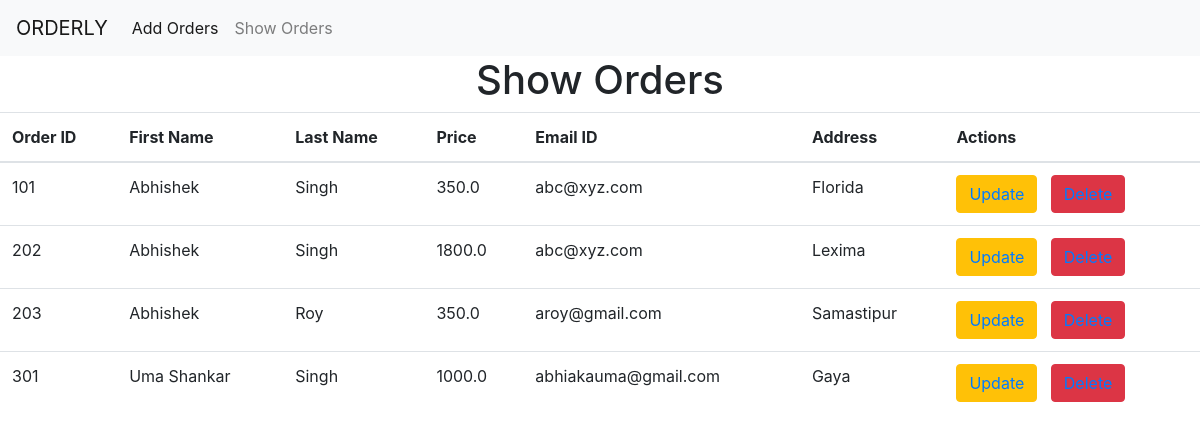
Before: /sv/ with the older database file.
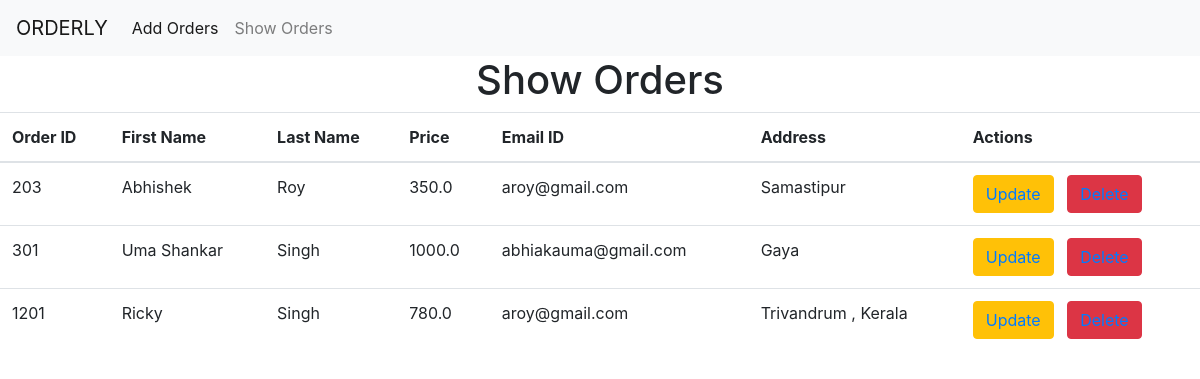
After: the same page with the newer database file.
### orders/models.py (models this page shows, shortened)
class Orders(models.Model):
    oid = models.IntegerField(primary_key=True)
    fname = models.CharField(max_length=20)
    lname = models.CharField(max_length=20)
    price = models.FloatField()
    mail = models.EmailField()
    addr = models.CharField(max_length=50)

### orders/views.py (the view)
# urls.py: path('sv/', views.showView, name='show_url'),
def showView(request):
    obj = Orders.objects.all()
    template_name = 'orders/show.html'
    context = {'obj': obj}
    return render(request, template_name, context)

### orders/templates/orders/show.html (shortened to what this page needs)
{% extends 'orders/layout.html' %}
{% block content %}
<center><h1>Show Orders</h1></center>
<table class="table">
    <thead>
      <tr>
        <th scope="col">Order ID</th>
        <th scope="col">First Name</th>
        <th scope="col">Last Name</th>
        <th scope="col">Price</th>
        <th scope="col">Email ID</th>
        <th scope="col">Address</th>
        <th scope="col">Actions</th>
      </tr>
    </thead>
    <tbody>
    {% for i in obj %}
      <tr>
        <td>{{i.oid}}</td>
        <td>{{i.fname}}</td>
        <td>{{i.lname}}</td>
        <td>{{i.price}}</td>
        <td>{{i.mail}}</td>
        <td>{{i.addr}}</td>
        <td>
            <button class="btn btn-warning"><a href="{% url 'update_url' i.oid %}">Update</a></button>&nbsp;&nbsp;
            <button class="btn btn-danger"><a href="{% url 'delete_url' i.oid %}">Delete</a></button>
        </td>
      </tr>
    {% endfor %}
    </tbody>
  </table>
{% endblock %}

### orders/templates/orders/layout.html (shortened to what this page needs)
<!DOCTYPE html>
<html>
<head>
    <link rel="stylesheet" href="https://cdn.jsdelivr.net/npm/bootstrap@4.0.0/dist/css/bootstrap.min.css">
</head>
<body>
    <nav class="navbar navbar-expand-lg navbar-light bg-light">
        <a class="navbar-brand" href="#">ORDERLY</a>
        <div class="collapse navbar-collapse" id="navbarSupportedContent">
          <ul class="navbar-nav mr-auto">
            <li class="nav-item active">
              <a class="nav-link" href="{% url 'order_url' %}">Add Orders<span class="sr-only">(current)</span></a>
            </li>
            <li class="nav-item">
              <a class="nav-link" href="{% url 'show_url' %}">Show Orders</a>
            </li>
          </ul>
        </div>
      </nav>
    {% block content %}
    {% endblock %}
</body>
</html>

Changed rows visible on the page:
removed Orders: oid "101", fname "Abhishek", lname "Singh", price "350.0", mail "abc@xyz.com", addr "Florida"
removed Orders: oid "202", fname "Abhishek", lname "Singh", price "1800.0", mail "abc@xyz.com", addr "Lexima"
added Orders: oid "1201", fname "Ricky", lname "Singh", price "780.0", mail "aroy@gmail.com", addr "Trivandrum , Kerala"
